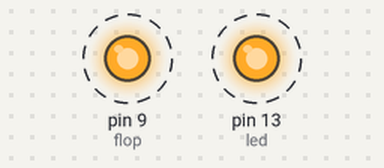
The sketch below on a simulated Arduino Uno, built with avr-gcc and run on an emulated ATmega328P. Shown: output pins drawn as LEDs (lit = HIGH). Dashed ring = blinking.

Above: at 0.05 s.
Timing chart, 0 to 3.0 s (numbered marks = the images above):
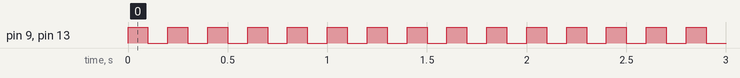

Measured:
- by itself, pin 9 (flop), pin 13 (led): alternates HIGH for 0.10 s and LOW for 0.10 s

The sketch:

Pedometer.ino
```cpp
// Sketch for hacking the pedometer

int flop = 9;
int led = 13;

// the setup routine runs once when you press reset:
void setup() {
  // initialize the digital pin as an output.
  pinMode(flop, OUTPUT);
  pinMode(led, OUTPUT);
}

// the loop routine runs over and over again forever:
void loop() {
  digitalWrite(flop, HIGH);   // turn the LED on (HIGH is the voltage level)
  digitalWrite(led, HIGH);   // turn the LED on (HIGH is the voltage level)
  delay(100);               // wait for a second
  digitalWrite(flop, LOW);    // turn the LED off by making the voltage LOW
  digitalWrite(led, LOW);    // turn the LED off by making the voltage LOW
  delay(100);               // wait for a second
}
```
